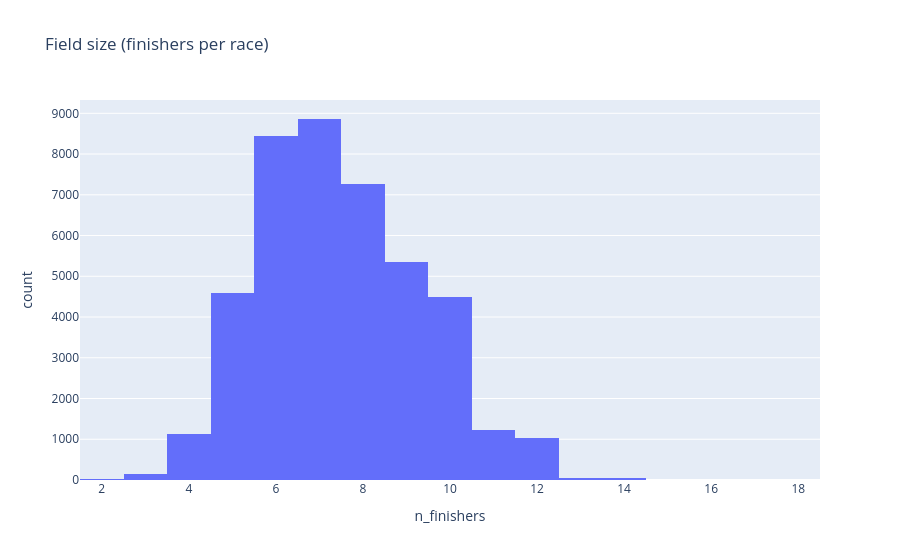

This figure's notebook cell:
### Code cell
px.histogram(field_sizes, x="n_finishers", nbins=20, title="Field size (finishers per race)")

### Figure 1 — Plotly figure (JSON) as saved in the notebook; plotly's stock layout.template omitted (floating-point values rounded to 4 significant figures; data arrays with more than 128 entries replaced by an {"elided": "..."} marker saying what was removed)
{"data": [{"bingroup": "x", "hovertemplate": "n_finishers=%{x}<br>count=%{y}<extra></extra>", "legendgroup": "", "marker": {"color": "#636efa", "pattern": {"shape": ""}}, "name": "", "nbinsx": 20, "orientation": "v", "showlegend": false, "type": "histogram", "x": {"elided": "42618 int values"}, "xaxis": "x", "yaxis": "y"}], "layout": {"barmode": "relative", "legend": {"tracegroupgap": 0}, "title": {"text": "Field size (finishers per race)"}, "xaxis": {"anchor": "y", "domain": [0, 1], "title": {"text": "n_finishers"}}, "yaxis": {"anchor": "x", "domain": [0, 1], "title": {"text": "count"}}}}
